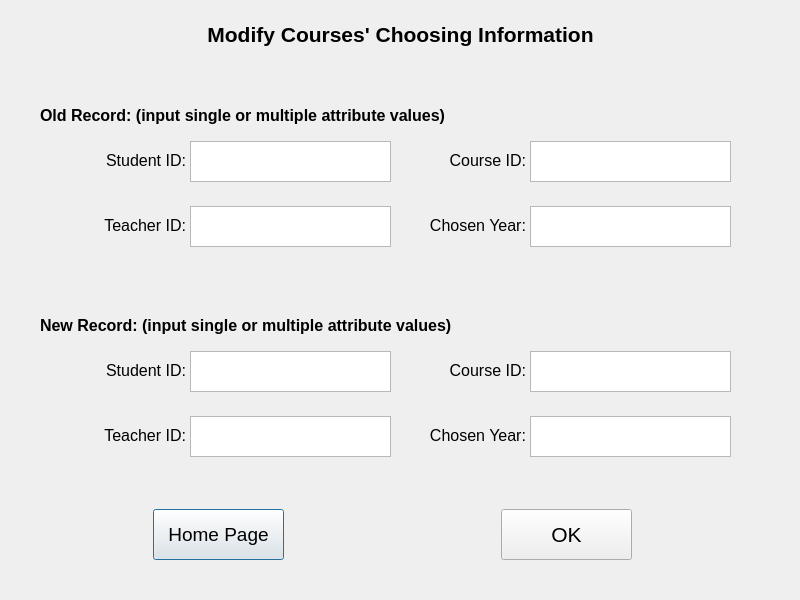
<?xml version="1.0" encoding="UTF-8"?>
<ui version="4.0">
 <class>Choosing_Modify</class>
 <widget class="QDialog" name="Choosing_Modify">
  <property name="geometry">
   <rect>
    <x>0</x>
    <y>0</y>
    <width>800</width>
    <height>600</height>
   </rect>
  </property>
  <property name="windowTitle">
   <string>Dialog</string>
  </property>
  <property name="styleSheet">
   <string notr="true">#Choosing_Modify{background-image: url(:/picture/bgp5.png);}</string>
  </property>
  <widget class="QPushButton" name="home">
   <property name="geometry">
    <rect>
     <x>153</x>
     <y>509</y>
     <width>131</width>
     <height>51</height>
    </rect>
   </property>
   <property name="font">
    <font>
     <pointsize>14</pointsize>
    </font>
   </property>
   <property name="text">
    <string>Home Page</string>
   </property>
  </widget>
  <widget class="QPushButton" name="ok">
   <property name="geometry">
    <rect>
     <x>501</x>
     <y>509</y>
     <width>131</width>
     <height>51</height>
    </rect>
   </property>
   <property name="font">
    <font>
     <pointsize>16</pointsize>
    </font>
   </property>
   <property name="text">
    <string>OK</string>
   </property>
  </widget>
  <widget class="QLabel" name="title">
   <property name="geometry">
    <rect>
     <x>120</x>
     <y>4</y>
     <width>561</width>
     <height>61</height>
    </rect>
   </property>
   <property name="font">
    <font>
     <pointsize>16</pointsize>
     <weight>75</weight>
     <bold>true</bold>
    </font>
   </property>
   <property name="text">
    <string>Modify Courses' Choosing Information</string>
   </property>
   <property name="alignment">
    <set>Qt::AlignCenter</set>
   </property>
  </widget>
  <widget class="QTextEdit" name="input_old_stu_id">
   <property name="geometry">
    <rect>
     <x>190</x>
     <y>141</y>
     <width>201</width>
     <height>41</height>
    </rect>
   </property>
   <property name="font">
    <font>
     <family>Arial</family>
     <pointsize>12</pointsize>
    </font>
   </property>
  </widget>
  <widget class="QLabel" name="new_label">
   <property name="geometry">
    <rect>
     <x>40</x>
     <y>310</y>
     <width>611</width>
     <height>31</height>
    </rect>
   </property>
   <property name="font">
    <font>
     <pointsize>12</pointsize>
     <weight>75</weight>
     <bold>true</bold>
    </font>
   </property>
   <property name="text">
    <string>New Record: (input single or multiple attribute values)</string>
   </property>
  </widget>
  <widget class="QTextEdit" name="input_new_chosen_year">
   <property name="geometry">
    <rect>
     <x>530</x>
     <y>416</y>
     <width>201</width>
     <height>41</height>
    </rect>
   </property>
   <property name="font">
    <font>
     <family>Arial</family>
     <pointsize>12</pointsize>
    </font>
   </property>
  </widget>
  <widget class="QTextEdit" name="input_new_tea_id">
   <property name="geometry">
    <rect>
     <x>190</x>
     <y>416</y>
     <width>201</width>
     <height>41</height>
    </rect>
   </property>
   <property name="font">
    <font>
     <family>Arial</family>
     <pointsize>12</pointsize>
    </font>
   </property>
  </widget>
  <widget class="QTextEdit" name="input_old_tea_id">
   <property name="geometry">
    <rect>
     <x>190</x>
     <y>206</y>
     <width>201</width>
     <height>41</height>
    </rect>
   </property>
   <property name="font">
    <font>
     <family>Arial</family>
     <pointsize>12</pointsize>
    </font>
   </property>
  </widget>
  <widget class="QLabel" name="label_old_cou_id">
   <property name="geometry">
    <rect>
     <x>415</x>
     <y>150</y>
     <width>111</width>
     <height>21</height>
    </rect>
   </property>
   <property name="font">
    <font>
     <pointsize>12</pointsize>
    </font>
   </property>
   <property name="text">
    <string>Course ID:</string>
   </property>
   <property name="alignment">
    <set>Qt::AlignRight|Qt::AlignTrailing|Qt::AlignVCenter</set>
   </property>
  </widget>
  <widget class="QTextEdit" name="input_new_stu_id">
   <property name="geometry">
    <rect>
     <x>190</x>
     <y>351</y>
     <width>201</width>
     <height>41</height>
    </rect>
   </property>
   <property name="font">
    <font>
     <family>Arial</family>
     <pointsize>12</pointsize>
    </font>
   </property>
  </widget>
  <widget class="QLabel" name="label_new_tea_id">
   <property name="geometry">
    <rect>
     <x>75</x>
     <y>425</y>
     <width>111</width>
     <height>21</height>
    </rect>
   </property>
   <property name="font">
    <font>
     <pointsize>12</pointsize>
    </font>
   </property>
   <property name="text">
    <string>Teacher ID:</string>
   </property>
   <property name="alignment">
    <set>Qt::AlignRight|Qt::AlignTrailing|Qt::AlignVCenter</set>
   </property>
  </widget>
  <widget class="QLabel" name="label_old_tea_id">
   <property name="geometry">
    <rect>
     <x>75</x>
     <y>215</y>
     <width>111</width>
     <height>21</height>
    </rect>
   </property>
   <property name="font">
    <font>
     <pointsize>12</pointsize>
    </font>
   </property>
   <property name="text">
    <string>Teacher ID:</string>
   </property>
   <property name="alignment">
    <set>Qt::AlignRight|Qt::AlignTrailing|Qt::AlignVCenter</set>
   </property>
  </widget>
  <widget class="QTextEdit" name="input_new_cou_id">
   <property name="geometry">
    <rect>
     <x>530</x>
     <y>351</y>
     <width>201</width>
     <height>41</height>
    </rect>
   </property>
   <property name="font">
    <font>
     <family>Arial</family>
     <pointsize>12</pointsize>
    </font>
   </property>
  </widget>
  <widget class="QLabel" name="label_old_chosen_year">
   <property name="geometry">
    <rect>
     <x>395</x>
     <y>215</y>
     <width>131</width>
     <height>21</height>
    </rect>
   </property>
   <property name="font">
    <font>
     <pointsize>12</pointsize>
    </font>
   </property>
   <property name="text">
    <string>Chosen Year:</string>
   </property>
   <property name="alignment">
    <set>Qt::AlignRight|Qt::AlignTrailing|Qt::AlignVCenter</set>
   </property>
  </widget>
  <widget class="QLabel" name="label_new_stu_id">
   <property name="geometry">
    <rect>
     <x>75</x>
     <y>360</y>
     <width>111</width>
     <height>21</height>
    </rect>
   </property>
   <property name="font">
    <font>
     <pointsize>12</pointsize>
    </font>
   </property>
   <property name="text">
    <string>Student ID:</string>
   </property>
   <property name="alignment">
    <set>Qt::AlignRight|Qt::AlignTrailing|Qt::AlignVCenter</set>
   </property>
  </widget>
  <widget class="QLabel" name="old_label">
   <property name="geometry">
    <rect>
     <x>40</x>
     <y>100</y>
     <width>601</width>
     <height>31</height>
    </rect>
   </property>
   <property name="font">
    <font>
     <pointsize>12</pointsize>
     <weight>75</weight>
     <bold>true</bold>
    </font>
   </property>
   <property name="text">
    <string>Old Record: (input single or multiple attribute values)</string>
   </property>
  </widget>
  <widget class="QTextEdit" name="input_old_cou_id">
   <property name="geometry">
    <rect>
     <x>530</x>
     <y>141</y>
     <width>201</width>
     <height>41</height>
    </rect>
   </property>
   <property name="font">
    <font>
     <family>Arial</family>
     <pointsize>12</pointsize>
    </font>
   </property>
  </widget>
  <widget class="QLabel" name="label_new_chosen_year">
   <property name="geometry">
    <rect>
     <x>395</x>
     <y>425</y>
     <width>131</width>
     <height>21</height>
    </rect>
   </property>
   <property name="font">
    <font>
     <pointsize>12</pointsize>
    </font>
   </property>
   <property name="text">
    <string>Chosen Year:</string>
   </property>
   <property name="alignment">
    <set>Qt::AlignRight|Qt::AlignTrailing|Qt::AlignVCenter</set>
   </property>
  </widget>
  <widget class="QLabel" name="label_new_cou_id">
   <property name="geometry">
    <rect>
     <x>415</x>
     <y>360</y>
     <width>111</width>
     <height>21</height>
    </rect>
   </property>
   <property name="font">
    <font>
     <pointsize>12</pointsize>
    </font>
   </property>
   <property name="text">
    <string>Course ID:</string>
   </property>
   <property name="alignment">
    <set>Qt::AlignRight|Qt::AlignTrailing|Qt::AlignVCenter</set>
   </property>
  </widget>
  <widget class="QTextEdit" name="input_old_chosen_year">
   <property name="geometry">
    <rect>
     <x>530</x>
     <y>206</y>
     <width>201</width>
     <height>41</height>
    </rect>
   </property>
   <property name="font">
    <font>
     <family>Arial</family>
     <pointsize>12</pointsize>
    </font>
   </property>
  </widget>
  <widget class="QLabel" name="label_old_stu_id">
   <property name="geometry">
    <rect>
     <x>75</x>
     <y>150</y>
     <width>111</width>
     <height>21</height>
    </rect>
   </property>
   <property name="font">
    <font>
     <pointsize>12</pointsize>
    </font>
   </property>
   <property name="text">
    <string>Student ID:</string>
   </property>
   <property name="alignment">
    <set>Qt::AlignRight|Qt::AlignTrailing|Qt::AlignVCenter</set>
   </property>
  </widget>
 </widget>
 <resources/>
 <connections/>
</ui>
